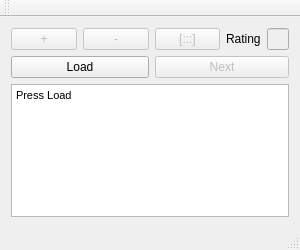
<?xml version="1.0" encoding="UTF-8"?>
<ui version="4.0">
 <class>Bash</class>
 <widget class="QMainWindow" name="Bash">
  <property name="geometry">
   <rect>
    <x>0</x>
    <y>0</y>
    <width>300</width>
    <height>250</height>
   </rect>
  </property>
  <property name="sizePolicy">
   <sizepolicy hsizetype="Fixed" vsizetype="Fixed">
    <horstretch>0</horstretch>
    <verstretch>0</verstretch>
   </sizepolicy>
  </property>
  <property name="minimumSize">
   <size>
    <width>300</width>
    <height>250</height>
   </size>
  </property>
  <property name="maximumSize">
   <size>
    <width>300</width>
    <height>250</height>
   </size>
  </property>
  <property name="windowTitle">
   <string>Bash</string>
  </property>
  <widget class="QWidget" name="centralWidget">
   <layout class="QGridLayout" name="gridLayout">
    <item row="2" column="2" colspan="3">
     <widget class="QPushButton" name="next">
      <property name="enabled">
       <bool>false</bool>
      </property>
      <property name="text">
       <string>Next</string>
      </property>
     </widget>
    </item>
    <item row="1" column="0">
     <widget class="QPushButton" name="rateUp">
      <property name="enabled">
       <bool>false</bool>
      </property>
      <property name="text">
       <string>+</string>
      </property>
     </widget>
    </item>
    <item row="2" column="0" colspan="2">
     <widget class="QPushButton" name="load">
      <property name="text">
       <string>Load</string>
      </property>
     </widget>
    </item>
    <item row="1" column="4">
     <widget class="QLineEdit" name="rating">
      <property name="enabled">
       <bool>false</bool>
      </property>
     </widget>
    </item>
    <item row="1" column="1">
     <widget class="QPushButton" name="rateDown">
      <property name="enabled">
       <bool>false</bool>
      </property>
      <property name="text">
       <string>-</string>
      </property>
     </widget>
    </item>
    <item row="1" column="2">
     <widget class="QPushButton" name="bayan">
      <property name="enabled">
       <bool>false</bool>
      </property>
      <property name="text">
       <string>[:::]</string>
      </property>
     </widget>
    </item>
    <item row="4" column="0" colspan="5">
     <widget class="QTextEdit" name="quote">
      <property name="enabled">
       <bool>true</bool>
      </property>
      <property name="html">
       <string>&lt;!DOCTYPE HTML PUBLIC &quot;-//W3C//DTD HTML 4.0//EN&quot; &quot;http://www.w3.org/TR/REC-html40/strict.dtd&quot;&gt;
&lt;html&gt;&lt;head&gt;&lt;meta name=&quot;qrichtext&quot; content=&quot;1&quot; /&gt;&lt;style type=&quot;text/css&quot;&gt;
p, li { white-space: pre-wrap; }
&lt;/style&gt;&lt;/head&gt;&lt;body style=&quot; font-family:'MS Shell Dlg 2'; font-size:8.25pt; font-weight:400; font-style:normal;&quot;&gt;
&lt;p style=&quot; margin-top:0px; margin-bottom:0px; margin-left:0px; margin-right:0px; -qt-block-indent:0; text-indent:0px;&quot;&gt;Press Load&lt;/p&gt;&lt;/body&gt;&lt;/html&gt;</string>
      </property>
     </widget>
    </item>
    <item row="1" column="3">
     <widget class="QLabel" name="label">
      <property name="text">
       <string>Rating</string>
      </property>
     </widget>
    </item>
   </layout>
  </widget>
  <widget class="QToolBar" name="mainToolBar">
   <attribute name="toolBarArea">
    <enum>TopToolBarArea</enum>
   </attribute>
   <attribute name="toolBarBreak">
    <bool>false</bool>
   </attribute>
  </widget>
  <widget class="QStatusBar" name="statusBar"/>
 </widget>
 <layoutdefault spacing="6" margin="11"/>
 <resources/>
 <connections/>
</ui>
